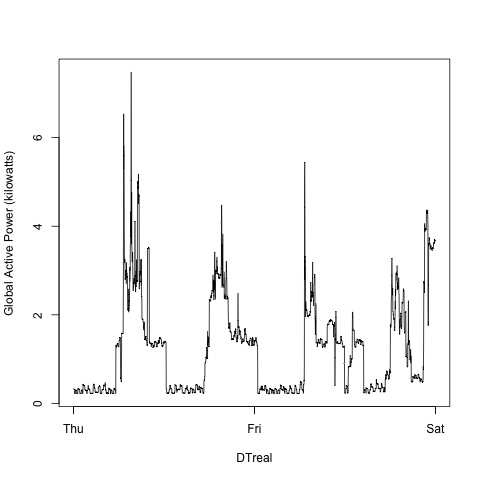

Write R code to recreate this figure.
attach(mydata)
## Plot2
#paste date & time
DateTime <- paste(Date, Time)
#parse date & time thru lubridate
library(lubridate)
rm(DTreal)
DTreal <- ymd_hms(DateTime)

#cbind to dfA
mydata <-cbind(mydata, DTreal)

# plot2
library("datasets")
with(mydata, {
  plot(DTreal, Global_Active_Power, type = "l", ylab="Global Active Power (kilowatts)")
})

## Copy plot2 to a PNG file
dev.copy(png, file = "plot2.png", width=480, height=480) 
dev.off()